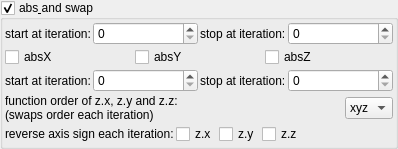
    <widget class="MyGroupBox" name="groupCheck_transf_function_enabled_false">
     <property name="toolTip">
      <string>&lt;html&gt;&lt;head/&gt;&lt;body&gt;&lt;p&gt;Cpixel is CVector3 c = ( c.x, c.y, c.z). It is each original point (pixel) in 3D space where the iteration starts from, ( c = original z for each point .) It is commonly found in formula structures z = f(z) + c.&lt;/p&gt;&lt;p&gt;The Cpixel multiplier effectively scales this point &amp;quot;c&amp;quot;.&lt;/p&gt;&lt;p&gt;This transform allows the swapping of the order of the &amp;quot;CVector3 c&amp;quot; components before being multiplied by &amp;quot;CVector3 z&amp;quot; components.&lt;/p&gt;&lt;/body&gt;&lt;/html&gt;</string>
     </property>
     <property name="title">
      <string>abs&amp; and swap</string>
     </property>
     <property name="checkable">
      <bool>true</bool>
     </property>
     <layout class="QVBoxLayout" name="verticalLayout_51">
      <property name="spacing">
       <number>2</number>
      </property>
      <property name="leftMargin">
       <number>2</number>
      </property>
      <property name="topMargin">
       <number>2</number>
      </property>
      <property name="rightMargin">
       <number>2</number>
      </property>
      <property name="bottomMargin">
       <number>2</number>
      </property>
      <item>
       <layout class="QHBoxLayout" name="horizontalLayout_17" stretch="0,1,0,1">
        <item>
         <widget class="QLabel" name="label_98">
          <property name="text">
           <string>start at iteration:</string>
          </property>
         </widget>
        </item>
        <item>
         <widget class="MySpinBox" name="spinboxInt_transf_start_iterations">
          <property name="sizePolicy">
           <sizepolicy hsizetype="Minimum" vsizetype="Maximum">
            <horstretch>0</horstretch>
            <verstretch>0</verstretch>
           </sizepolicy>
          </property>
          <property name="minimum">
           <number>0</number>
          </property>
          <property name="maximum">
           <number>999</number>
          </property>
          <property name="value">
           <number>0</number>
          </property>
         </widget>
        </item>
        <item>
         <widget class="QLabel" name="label_70">
          <property name="text">
           <string>stop at iteration:</string>
          </property>
         </widget>
        </item>
        <item>
         <widget class="MySpinBox" name="spinboxInt_transf_stop_iterations">
          <property name="sizePolicy">
           <sizepolicy hsizetype="Preferred" vsizetype="Maximum">
            <horstretch>0</horstretch>
            <verstretch>0</verstretch>
           </sizepolicy>
          </property>
          <property name="maximum">
           <number>999</number>
          </property>
         </widget>
        </item>
       </layout>
      </item>
      <item>
       <layout class="QHBoxLayout" name="horizontalLayout_20" stretch="0,0,0">
        <item>
         <widget class="MyCheckBox" name="checkBox_transf_function_enabledx">
          <property name="text">
           <string notr="true">absX</string>
          </property>
         </widget>
        </item>
        <item>
         <widget class="MyCheckBox" name="checkBox_transf_function_enabledy">
          <property name="text">
           <string notr="true">absY</string>
          </property>
         </widget>
        </item>
        <item>
         <widget class="MyCheckBox" name="checkBox_transf_function_enabledz">
          <property name="text">
           <string notr="true">absZ</string>
          </property>
         </widget>
        </item>
       </layout>
      </item>
      <item>
       <layout class="QHBoxLayout" name="horizontalLayout_16" stretch="0,1,0,1">
        <item>
         <widget class="QLabel" name="label_97">
          <property name="text">
           <string>start at iteration:</string>
          </property>
         </widget>
        </item>
        <item>
         <widget class="MySpinBox" name="spinboxInt_transf_start_iterations_T">
          <property name="sizePolicy">
           <sizepolicy hsizetype="Minimum" vsizetype="Maximum">
            <horstretch>0</horstretch>
            <verstretch>0</verstretch>
           </sizepolicy>
          </property>
          <property name="minimum">
           <number>0</number>
          </property>
          <property name="maximum">
           <number>999</number>
          </property>
          <property name="value">
           <number>0</number>
          </property>
         </widget>
        </item>
        <item>
         <widget class="QLabel" name="label_69">
          <property name="text">
           <string>stop at iteration:</string>
          </property>
         </widget>
        </item>
        <item>
         <widget class="MySpinBox" name="spinboxInt_transf_stop_iterations_T">
          <property name="sizePolicy">
           <sizepolicy hsizetype="Preferred" vsizetype="Maximum">
            <horstretch>0</horstretch>
            <verstretch>0</verstretch>
           </sizepolicy>
          </property>
          <property name="maximum">
           <number>999</number>
          </property>
         </widget>
        </item>
       </layout>
      </item>
      <item>
       <layout class="QGridLayout" name="gridLayout" columnstretch="0,1">
        <item row="0" column="0">
         <widget class="QLabel" name="label">
          <property name="text">
           <string>function order of z.x, z.y and z.z:
(swaps order each iteration)</string>
          </property>
         </widget>
        </item>
        <item row="0" column="1">
         <widget class="MyComboBox" name="comboBox_mandelbulbMulti_order_of_xyz">
          <item>
           <property name="text">
            <string notr="true">xyz</string>
           </property>
          </item>
          <item>
           <property name="text">
            <string notr="true">xzy</string>
           </property>
          </item>
          <item>
           <property name="text">
            <string notr="true">yxz</string>
           </property>
          </item>
          <item>
           <property name="text">
            <string notr="true">yzx</string>
           </property>
          </item>
          <item>
           <property name="text">
            <string notr="true">zxy</string>
           </property>
          </item>
          <item>
           <property name="text">
            <string notr="true">zyx</string>
           </property>
          </item>
         </widget>
        </item>
        <item row="1" column="0">
         <layout class="QGridLayout" name="gridLayout_26">
          <property name="spacing">
           <number>2</number>
          </property>
          <item row="0" column="2">
           <widget class="MyCheckBox" name="checkBox_transf_function_enabledy_false">
            <property name="text">
             <string notr="true">z.y</string>
            </property>
           </widget>
          </item>
          <item row="0" column="3">
           <widget class="MyCheckBox" name="checkBox_transf_function_enabledz_false">
            <property name="text">
             <string notr="true">z.z</string>
            </property>
           </widget>
          </item>
          <item row="0" column="1">
           <widget class="MyCheckBox" name="checkBox_transf_function_enabledx_false">
            <property name="text">
             <string notr="true">z.x</string>
            </property>
           </widget>
          </item>
          <item row="0" column="0">
           <widget class="QLabel" name="label_3">
            <property name="text">
             <string>reverse axis sign each iteration:</string>
            </property>
           </widget>
          </item>
          <item row="0" column="4">
           <spacer name="horizontalSpacer">
            <property name="orientation">
             <enum>Qt::Horizontal</enum>
            </property>
            <property name="sizeHint" stdset="0">
             <size>
              <width>40</width>
              <height>20</height>
             </size>
            </property>
           </spacer>
          </item>
         </layout>
        </item>
       </layout>
      </item>
     </layout>
    </widget>
